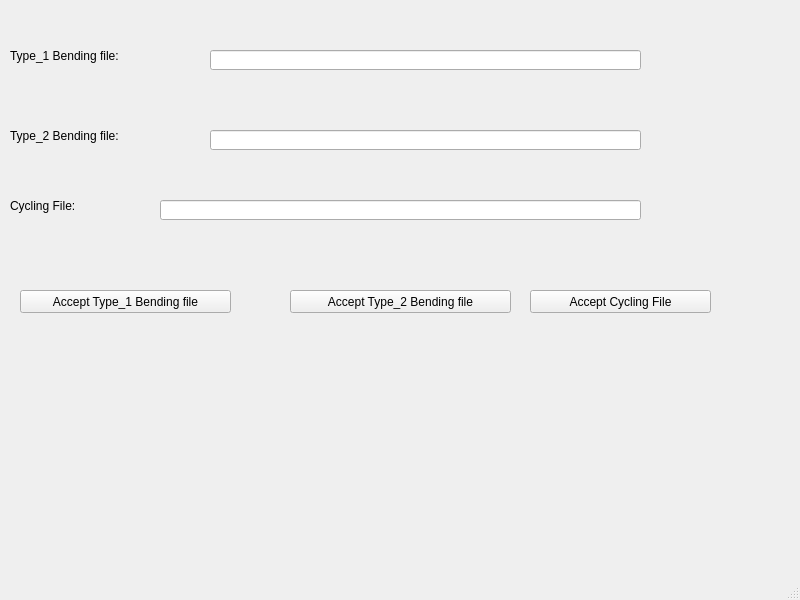
<?xml version="1.0" encoding="UTF-8"?>
<ui version="4.0">
 <class>MainWindow</class>
 <widget class="QMainWindow" name="MainWindow">
  <property name="geometry">
   <rect>
    <x>0</x>
    <y>0</y>
    <width>800</width>
    <height>600</height>
   </rect>
  </property>
  <property name="windowTitle">
   <string>MainWindow</string>
  </property>
  <widget class="QWidget" name="centralwidget">
   <widget class="QLabel" name="label">
    <property name="geometry">
     <rect>
      <x>10</x>
      <y>40</y>
      <width>201</width>
      <height>31</height>
     </rect>
    </property>
    <property name="styleSheet">
     <string notr="true">font: 16pt &quot;Bodoni MT&quot;;</string>
    </property>
    <property name="text">
     <string>Type_1 Bending file:</string>
    </property>
   </widget>
   <widget class="QLabel" name="label_2">
    <property name="geometry">
     <rect>
      <x>10</x>
      <y>120</y>
      <width>201</width>
      <height>31</height>
     </rect>
    </property>
    <property name="styleSheet">
     <string notr="true">font: 16pt &quot;Bodoni MT&quot;;</string>
    </property>
    <property name="text">
     <string>Type_2 Bending file:</string>
    </property>
   </widget>
   <widget class="QLabel" name="label_3">
    <property name="geometry">
     <rect>
      <x>10</x>
      <y>190</y>
      <width>201</width>
      <height>31</height>
     </rect>
    </property>
    <property name="styleSheet">
     <string notr="true">font: 16pt &quot;Bodoni MT&quot;;</string>
    </property>
    <property name="text">
     <string>Cycling File:</string>
    </property>
   </widget>
   <widget class="QLineEdit" name="lineEdit">
    <property name="geometry">
     <rect>
      <x>210</x>
      <y>50</y>
      <width>431</width>
      <height>20</height>
     </rect>
    </property>
   </widget>
   <widget class="QLineEdit" name="lineEdit_2">
    <property name="geometry">
     <rect>
      <x>210</x>
      <y>130</y>
      <width>431</width>
      <height>20</height>
     </rect>
    </property>
   </widget>
   <widget class="QLineEdit" name="lineEdit_3">
    <property name="geometry">
     <rect>
      <x>160</x>
      <y>200</y>
      <width>481</width>
      <height>20</height>
     </rect>
    </property>
   </widget>
   <widget class="QPushButton" name="pushButton">
    <property name="geometry">
     <rect>
      <x>20</x>
      <y>290</y>
      <width>211</width>
      <height>23</height>
     </rect>
    </property>
    <property name="styleSheet">
     <string notr="true">font: 12pt &quot;Bodoni MT&quot;;</string>
    </property>
    <property name="text">
     <string>Accept Type_1 Bending file</string>
    </property>
   </widget>
   <widget class="QPushButton" name="pushButton_2">
    <property name="geometry">
     <rect>
      <x>290</x>
      <y>290</y>
      <width>221</width>
      <height>23</height>
     </rect>
    </property>
    <property name="styleSheet">
     <string notr="true">font: 12pt &quot;Bodoni MT&quot;;</string>
    </property>
    <property name="text">
     <string>Accept Type_2 Bending file</string>
    </property>
   </widget>
   <widget class="QPushButton" name="pushButton_3">
    <property name="geometry">
     <rect>
      <x>530</x>
      <y>290</y>
      <width>181</width>
      <height>23</height>
     </rect>
    </property>
    <property name="styleSheet">
     <string notr="true">font: 12pt &quot;Bodoni MT&quot;;</string>
    </property>
    <property name="text">
     <string>Accept Cycling File</string>
    </property>
   </widget>
  </widget>
  <widget class="QMenuBar" name="menubar">
   <property name="geometry">
    <rect>
     <x>0</x>
     <y>0</y>
     <width>800</width>
     <height>21</height>
    </rect>
   </property>
  </widget>
  <widget class="QStatusBar" name="statusbar"/>
 </widget>
 <resources/>
 <connections/>
</ui>
